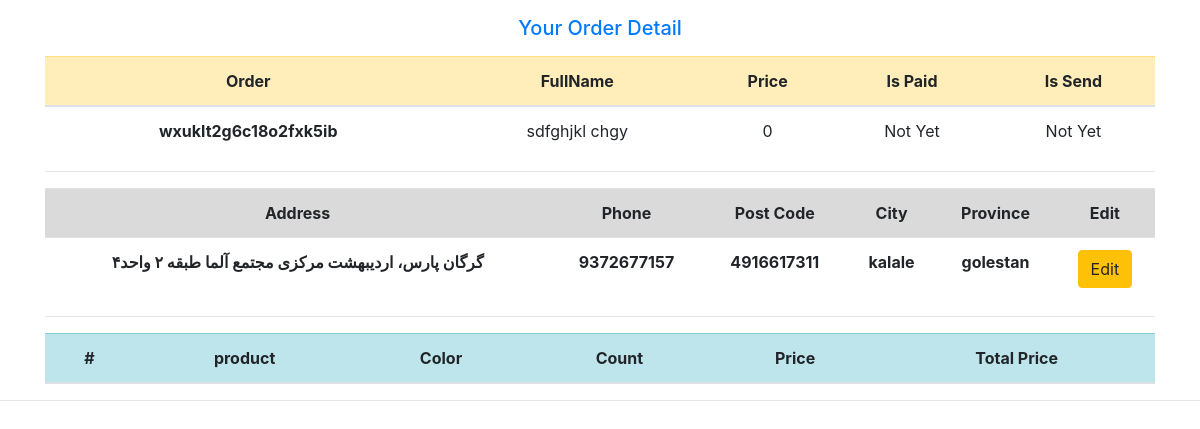
The app's page /order/order-detail/1 (signed in) with its own data.
### order_module/models.py (models this page shows, shortened)
class Order( models.Model ):
    owner = models.ForeignKey( settings.AUTH_USER_MODEL, on_delete=models.CASCADE )
    is_paid = models.BooleanField( default=False, help_text='order paid or not' )
    is_send = models.BooleanField( default=False, help_text='order sent or not' )
    created_date = models.DateTimeField( help_text='created current user order', auto_now_add=True )
    payment_date = models.DateTimeField( null=True, blank=True, help_text='order payment date' )
    tracking_code = models.CharField( null=True, max_length=50 )
    coupon_code = models.ForeignKey( 'Coupon', null=True, on_delete=models.DO_NOTHING, blank=True )
    name = models.CharField( max_length=50, null=True, blank=True )
    family = models.CharField( max_length=50, null=True, blank=True )
    post_code = models.IntegerField( null=True, blank=True )
    phone_number = models.IntegerField( null=True, blank=True )
    province = models.ForeignKey( 'Province', on_delete=models.CASCADE, null=True, blank=True )
    city = models.ForeignKey( 'City', on_delete=models.CASCADE, null=True, blank=True )
    address = models.TextField( null=True, blank=True )
    description = models.TextField( null=True, blank=True )
    def get_total_price(self):
        amount = 0
        for detail in self.orderdetail_set.all():
            amount += detail.price * detail.count
        if self.coupon_code is not None:
            amount -= (amount * self.coupon_code.amount) / 100
        return amount
    class Meta:
        verbose_name = 'user order'
        verbose_name_plural = 'orders list'

class City( models.Model ):
    province = models.ForeignKey( Province, on_delete=models.CASCADE )
    city_name = models.CharField( max_length=30 )
    def __str__(self):
        return self.city_name
    class Meta:
        verbose_name = 'city'
        verbose_name_plural = 'cities'

class Province( models.Model ):
    province_name = models.CharField( max_length=30 )
    def __str__(self):
        return self.province_name
    class Meta:
        verbose_name = 'province'
        verbose_name_plural = 'provinces'

### order_module/views.py (the view)
# urls.py: path('order-detail/<order_id>', views.user_order_detail, name='order-detail'),
@login_required(login_url='account_module:login')
def user_order_detail(request, order_id):
    order = Order.objects.filter(id=order_id).first()
    context = {'title': 'order detail', 'order': order}
    return render(request, 'order_module/order_detail.html', context)

### order_module/templates/order_module/order_detail.html (shortened to what this page needs)
{% extends 'shared/layout.html' %}
{% block content %}
    <h5 class="text-center m-2 p-2 text-primary"> Your Order Detail</h5>
    <div class="container">
        <table class="table">
            <thead>
            <tr class="text-center table-warning">
                <th scope="col">Order</th>
                <th scope="col">FullName</th>
                <th scope="col">Price</th>
                <th scope="col">Is Paid</th>
                <th scope="col">Is Send</th>
            </tr>
            </thead>
            <tbody>
            <tr class="text-center table">
                <th>{{ order.tracking_code }}</th>
                <td>{{ order.name }} {{ order.family }}</td>
                <td>{{ order.get_total_price }}</td>
                <td>{% if order.is_paid %} Paid {% else %} Not Yet {% endif %}</td>
                <td>{% if order.is_send %} Sent {% else %} Not Yet {% endif %}</td>
            </tr>
            </tbody>
        </table>
        <hr>
        <table class="table">
            <tr class="text-center table-active">
                <th scope="col">Address</th>
                <th scope="col">Phone</th>
                <th scope="col">Post Code</th>
                <th scope="col">City</th>
                <th scope="col">Province</th>
                {% if not order.is_paid %}
                    <th>Edit</th>
                {% endif %}
            </tr>
            <tr class="text-center">
                <th scope="col">{{ order.address }}</th>
                <th scope="col">{{ order.phone_number }}</th>
                <th scope="col">{{ order.post_code }}</th>
                <th scope="col">{{ order.city }}</th>
                <th scope="col">{{ order.province }}</th>
                {% if not order.is_paid %}
                    <th><a href="{% url 'order_module:complete-order' %}" class="btn btn-warning">Edit</a></th>
                {% endif %}
            </tr>
        </table>
        <hr>
        <table class="table">
            <thead>
            <tr class="text-center table-info">
                <th scope="col">#</th>
                <th scope="col">product</th>
                <th scope="col">Color</th>
                <th scope="col">Count</th>
                <th scope="col">Price</th>
                <th scope="col">Total Price</th>
            </tr>
            </thead>
        </table>
    </div>
{% endblock %}

### static/css/style.css (style rules this page uses)
body { overflow: -moz-scrollbars-vertical; overflow-x: hidden; overflow-y: auto; }

### records on screen
Order: tracking_code "wxuklt2g6c18o2fxk5ib", name "sdfghjkl", family "chgy", get_total_price "0", address "گرگان پارس، اردیبهشت مرکزی مجتمع آلما طبقه ۲ واحد۴", phone_number "9372677157", post_code "4916617311", city "kalale", province "golestan"
